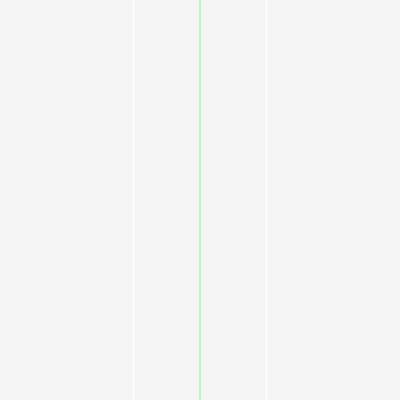
Frame 1 (no input)
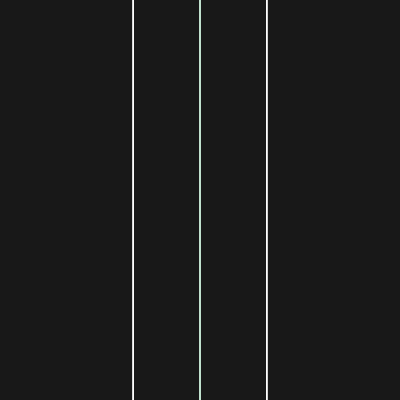
Frame 60 (no input)
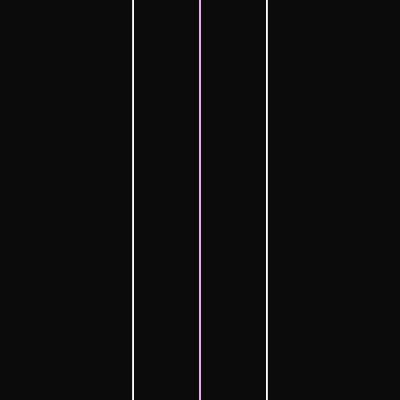
Frame 120 (the mouse pressed at the canvas centre since frame 60)

The p5.js sketch that drew these frames (run headless with seeded random() and noise() and a simulated clock; from frame 60 on, the mouse is pressed at the canvas centre):

// p5.js sketch
// ── sketch.js
// File: 092218

function setup(){
  createCanvas(400,400)
  background(0)
  pixelDensity(displayDensity())
}


function draw(){
  background(0, 10)
  let r = map(sin(frameCount * 0.01), -1, 1, 0, 255)
  let g = map(cos(frameCount * 0.01), -1, 1, 0, 255)
  let b = map(tan(frameCount * 0.01), -1, 1, 0, 255)
  
  stroke(r,g,b)
  
  line(width/2, 0, width/2, height)
  
  stroke(255)
  line(width /3, 0, width/3, height)
  
  line(width - (width /3), 0, width - (width/3), height)
}
